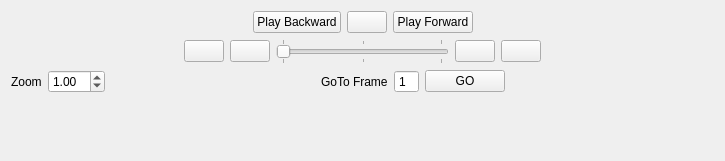
<?xml version="1.0" encoding="UTF-8"?>
<ui version="4.0">
 <class>CGTVideoControls</class>
 <widget class="QWidget" name="CGTVideoControls">
  <property name="geometry">
   <rect>
    <x>0</x>
    <y>0</y>
    <width>725</width>
    <height>161</height>
   </rect>
  </property>
  <property name="windowTitle">
   <string>CGTVideoControls</string>
  </property>
  <layout class="QVBoxLayout" name="verticalLayout">
   <item>
    <layout class="QHBoxLayout" name="horizontalLayout_2">
     <item>
      <spacer name="horizontalSpacer_3">
       <property name="orientation">
        <enum>Qt::Horizontal</enum>
       </property>
       <property name="sizeHint" stdset="0">
        <size>
         <width>40</width>
         <height>20</height>
        </size>
       </property>
      </spacer>
     </item>
     <item>
      <widget class="QPushButton" name="_backwardButton">
       <property name="toolTip">
        <string>Play video backwards.</string>
       </property>
       <property name="text">
        <string>Play Backward</string>
       </property>
      </widget>
     </item>
     <item>
      <widget class="QPushButton" name="_pauseButton">
       <property name="toolTip">
        <string>Pause play back.</string>
       </property>
       <property name="text">
        <string/>
       </property>
      </widget>
     </item>
     <item>
      <widget class="QPushButton" name="_forwardButton">
       <property name="toolTip">
        <string>Play video forwards.</string>
       </property>
       <property name="text">
        <string>Play Forward</string>
       </property>
      </widget>
     </item>
     <item>
      <spacer name="horizontalSpacer_6">
       <property name="orientation">
        <enum>Qt::Horizontal</enum>
       </property>
       <property name="sizeHint" stdset="0">
        <size>
         <width>40</width>
         <height>20</height>
        </size>
       </property>
      </spacer>
     </item>
    </layout>
   </item>
   <item>
    <layout class="QHBoxLayout" name="horizontalLayout">
     <item>
      <spacer name="horizontalSpacer_4">
       <property name="orientation">
        <enum>Qt::Horizontal</enum>
       </property>
       <property name="sizeHint" stdset="0">
        <size>
         <width>40</width>
         <height>20</height>
        </size>
       </property>
      </spacer>
     </item>
     <item>
      <widget class="QPushButton" name="_firstFrameButton">
       <property name="toolTip">
        <string>Jump to first frame of video.</string>
       </property>
       <property name="text">
        <string/>
       </property>
      </widget>
     </item>
     <item>
      <widget class="QPushButton" name="_stepDownButton">
       <property name="toolTip">
        <string>Reverse one frame.</string>
       </property>
       <property name="text">
        <string/>
       </property>
       <property name="autoRepeat">
        <bool>false</bool>
       </property>
      </widget>
     </item>
     <item>
      <widget class="QSlider" name="_frameSlider">
       <property name="toolTip">
        <string>Jump to frame.</string>
       </property>
       <property name="orientation">
        <enum>Qt::Horizontal</enum>
       </property>
       <property name="tickPosition">
        <enum>QSlider::TicksBothSides</enum>
       </property>
       <property name="tickInterval">
        <number>50</number>
       </property>
      </widget>
     </item>
     <item>
      <widget class="QPushButton" name="_stepUpButton">
       <property name="toolTip">
        <string>Advance one frame.</string>
       </property>
       <property name="text">
        <string/>
       </property>
       <property name="autoRepeat">
        <bool>false</bool>
       </property>
       <property name="autoRepeatInterval">
        <number>100</number>
       </property>
      </widget>
     </item>
     <item>
      <widget class="QPushButton" name="_lastFrameButton">
       <property name="toolTip">
        <string>Jump to last frame of video.</string>
       </property>
       <property name="text">
        <string/>
       </property>
      </widget>
     </item>
     <item>
      <spacer name="horizontalSpacer_5">
       <property name="orientation">
        <enum>Qt::Horizontal</enum>
       </property>
       <property name="sizeHint" stdset="0">
        <size>
         <width>40</width>
         <height>20</height>
        </size>
       </property>
      </spacer>
     </item>
    </layout>
   </item>
   <item>
    <layout class="QHBoxLayout" name="horizontalLayout_3">
     <item>
      <widget class="QLabel" name="label_3">
       <property name="text">
        <string>Zoom</string>
       </property>
      </widget>
     </item>
     <item>
      <widget class="QDoubleSpinBox" name="_zoomSpinBox">
       <property name="minimum">
        <double>0.100000000000000</double>
       </property>
       <property name="maximum">
        <double>10.000000000000000</double>
       </property>
       <property name="singleStep">
        <double>0.100000000000000</double>
       </property>
       <property name="value">
        <double>1.000000000000000</double>
       </property>
      </widget>
     </item>
     <item>
      <spacer name="horizontalSpacer_2">
       <property name="orientation">
        <enum>Qt::Horizontal</enum>
       </property>
       <property name="sizeHint" stdset="0">
        <size>
         <width>40</width>
         <height>20</height>
        </size>
       </property>
      </spacer>
     </item>
     <item>
      <widget class="QLabel" name="label">
       <property name="text">
        <string>GoTo Frame</string>
       </property>
      </widget>
     </item>
     <item>
      <widget class="QSpinBox" name="_gotoSpinBox">
       <property name="toolTip">
        <string>Frame number for jump.</string>
       </property>
       <property name="buttonSymbols">
        <enum>QAbstractSpinBox::NoButtons</enum>
       </property>
       <property name="minimum">
        <number>1</number>
       </property>
      </widget>
     </item>
     <item>
      <widget class="QPushButton" name="_goToButton">
       <property name="toolTip">
        <string>Jump to frame nuber.</string>
       </property>
       <property name="text">
        <string>GO</string>
       </property>
      </widget>
     </item>
     <item>
      <spacer name="horizontalSpacer">
       <property name="orientation">
        <enum>Qt::Horizontal</enum>
       </property>
       <property name="sizeHint" stdset="0">
        <size>
         <width>40</width>
         <height>20</height>
        </size>
       </property>
      </spacer>
     </item>
    </layout>
   </item>
   <item>
    <spacer name="verticalSpacer">
     <property name="orientation">
      <enum>Qt::Vertical</enum>
     </property>
     <property name="sizeHint" stdset="0">
      <size>
       <width>20</width>
       <height>28</height>
      </size>
     </property>
    </spacer>
   </item>
  </layout>
 </widget>
 <resources/>
 <connections>
  <connection>
   <sender>_zoomSpinBox</sender>
   <signal>valueChanged(double)</signal>
   <receiver>CGTVideoControls</receiver>
   <slot>zoom_changed()</slot>
   <hints>
    <hint type="sourcelabel">
     <x>97</x>
     <y>107</y>
    </hint>
    <hint type="destinationlabel">
     <x>362</x>
     <y>86</y>
    </hint>
   </hints>
  </connection>
  <connection>
   <sender>_frameSlider</sender>
   <signal>sliderReleased()</signal>
   <receiver>CGTVideoControls</receiver>
   <slot>slider_released()</slot>
   <hints>
    <hint type="sourcelabel">
     <x>420</x>
     <y>25</y>
    </hint>
    <hint type="destinationlabel">
     <x>362</x>
     <y>86</y>
    </hint>
   </hints>
  </connection>
  <connection>
   <sender>_stepUpButton</sender>
   <signal>clicked()</signal>
   <receiver>CGTVideoControls</receiver>
   <slot>step_up()</slot>
   <hints>
    <hint type="sourcelabel">
     <x>489</x>
     <y>30</y>
    </hint>
    <hint type="destinationlabel">
     <x>362</x>
     <y>75</y>
    </hint>
   </hints>
  </connection>
  <connection>
   <sender>_stepDownButton</sender>
   <signal>clicked()</signal>
   <receiver>CGTVideoControls</receiver>
   <slot>step_down()</slot>
   <hints>
    <hint type="sourcelabel">
     <x>235</x>
     <y>30</y>
    </hint>
    <hint type="destinationlabel">
     <x>362</x>
     <y>75</y>
    </hint>
   </hints>
  </connection>
  <connection>
   <sender>_firstFrameButton</sender>
   <signal>clicked()</signal>
   <receiver>CGTVideoControls</receiver>
   <slot>first_frame()</slot>
   <hints>
    <hint type="sourcelabel">
     <x>250</x>
     <y>75</y>
    </hint>
    <hint type="destinationlabel">
     <x>362</x>
     <y>76</y>
    </hint>
   </hints>
  </connection>
  <connection>
   <sender>_lastFrameButton</sender>
   <signal>clicked()</signal>
   <receiver>CGTVideoControls</receiver>
   <slot>last_frame()</slot>
   <hints>
    <hint type="sourcelabel">
     <x>474</x>
     <y>75</y>
    </hint>
    <hint type="destinationlabel">
     <x>362</x>
     <y>76</y>
    </hint>
   </hints>
  </connection>
  <connection>
   <sender>_goToButton</sender>
   <signal>clicked()</signal>
   <receiver>CGTVideoControls</receiver>
   <slot>go_to_frame()</slot>
   <hints>
    <hint type="sourcelabel">
     <x>501</x>
     <y>75</y>
    </hint>
    <hint type="destinationlabel">
     <x>362</x>
     <y>79</y>
    </hint>
   </hints>
  </connection>
  <connection>
   <sender>_backwardButton</sender>
   <signal>clicked()</signal>
   <receiver>CGTVideoControls</receiver>
   <slot>play_backwards()</slot>
   <hints>
    <hint type="sourcelabel">
     <x>273</x>
     <y>30</y>
    </hint>
    <hint type="destinationlabel">
     <x>362</x>
     <y>80</y>
    </hint>
   </hints>
  </connection>
  <connection>
   <sender>_forwardButton</sender>
   <signal>clicked()</signal>
   <receiver>CGTVideoControls</receiver>
   <slot>play_forwards()</slot>
   <hints>
    <hint type="sourcelabel">
     <x>450</x>
     <y>30</y>
    </hint>
    <hint type="destinationlabel">
     <x>362</x>
     <y>80</y>
    </hint>
   </hints>
  </connection>
  <connection>
   <sender>_pauseButton</sender>
   <signal>clicked()</signal>
   <receiver>CGTVideoControls</receiver>
   <slot>play_pause()</slot>
   <hints>
    <hint type="sourcelabel">
     <x>362</x>
     <y>30</y>
    </hint>
    <hint type="destinationlabel">
     <x>362</x>
     <y>80</y>
    </hint>
   </hints>
  </connection>
 </connections>
</ui>
